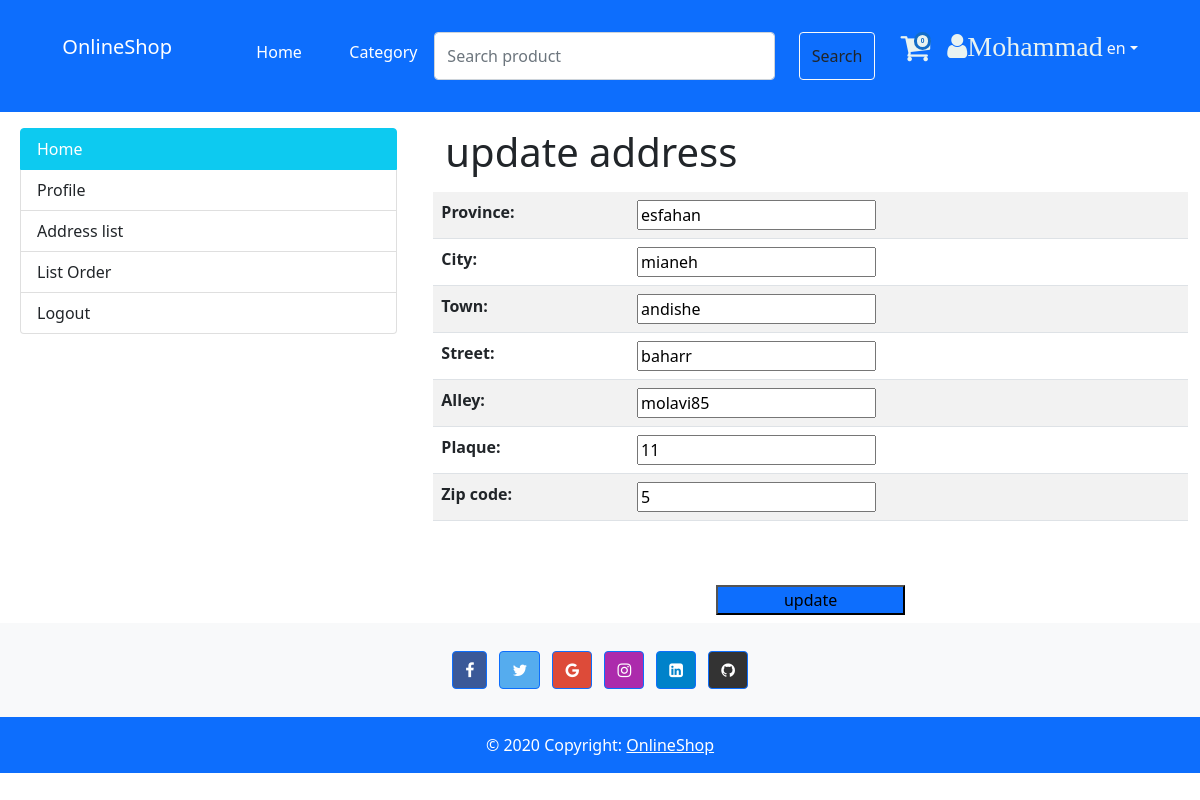
The page /en/customer/Address_update/2 (signed in) on the database its author committed.
### core/models.py (models this page shows)
class User(AbstractUser):
    phone = models.CharField(max_length=20, null=True, blank=True, unique=True)
    USERNAME_FIELD = 'phone'
    objects = MyUserManager()

### customer/models.py (models this page shows, shortened)
class Address(BaseModel):
    province = models.CharField(max_length=20, null=False)
    city = models.CharField(max_length=20, null=False)
    town = models.CharField(max_length=20, null=False)
    street = models.CharField(max_length=20, null=False)
    alley = models.CharField(max_length=20, null=False)
    Plaque = models.IntegerField(unique=True, null=False)
    zip_code = models.IntegerField(unique=True, null=False)
    customer = models.ForeignKey('Customer', on_delete=models.RESTRICT,null=True,blank=True)
    class Meta:
        verbose_name = _('Address')
        verbose_name_plural = _('Addresses')

### customer/views.py (the view)
# urls.py: path('Address_update/<int:pk>', AddressUpdateView.as_view(), name='Address_update'),
class AddressUpdateView(UpdateView):
    model = Address
    fields = ['province', 'city', 'town', 'street', 'alley', 'Plaque', 'zip_code']
    template_name = 'landing/customer/Address_update.html'
    success_url = reverse_lazy('customer:Address_list')

### core/manager.py (called while the page is built)
    def get_queryset(self):
        return super().get_queryset().filter(is_deleted=False)

### templates/landing/customer/Address_update.html (shortened to what this page needs)
{% extends "landing/public/profile.html" %}
{% load i18n %}
{% block profile %}
        <div class="container mt-10 justify-content-center">
        <h1 class="mr-30"> update address</h1>
        <form action="" method="post">
            <div class="row mt-3 justify-content-center">
                <table class="table table-striped">
                    {{ form.as_table }}
                </table>
                <input class="bg-primary w-25 h-50 mt-5 mb-2" type="submit" value="update">
            </div>
        </form>
    </div>
{% endblock %}

### templates/landing/base/_base.html (shortened to what this page needs)
{% load static %}
{% load i18n %}
<!doctype html>
{% get_current_language as CUREENT_LANG %}
<html lang="{{ CUREENT_LANG }}" dir="{% if CUREENT_LANG == 'fa' %}rtl{% else %}ltr{% endif %}">
<head>
    <link href="https://cdn.jsdelivr.net/npm/bootstrap@5.1.3/dist/css/bootstrap.min.css" rel="stylesheet">
    <link rel="stylesheet" href="https://cdnjs.cloudflare.com/ajax/libs/font-awesome/4.7.0/css/font-awesome.min.css">
    <link rel="stylesheet" media="screen and (max-width: 988px)" href="{% static "landing/css/base_display988.css" %}">
</head>
<body>
<nav class="navbar navbar-expand-lg navbar-dark bg-primary">
    <div class="container-fluid">
        <div class="collapse navbar-collapse row m-4" id="navbarTogglerDemo01">
            <div class="navbar-nav me-auto ms-2 d-flex justify-content-center">
                <div class="col-2">
                    <a class="navbar-brand" href="#">{% trans 'OnlineShop' %}</a>
                </div>
                <div class="col-1 nav-item">
                    <a class="nav-link active" id="home" aria-current="page"
                       href="{% url 'landing:Home' %}">{% trans 'Home' %}</a>
                </div>
                <div class="col-1 nav-item ">
                    <a class="nav-link active"
                       href="{% url 'product:category_product' 8 %}?page=1">{% trans 'Category' %}</a>
                </div>
                <form class=" col-5 col-md-5 d-flex pe-4 display">
                    <input class="form-control me-4" type="search" placeholder="{% trans 'Search product' %}"
                           aria-label="Search">
                    <button class="btn btn-outline-light text-dark" type="submit">{% trans 'Search' %}</button>
                </form>
                <span class="fa-stack fa-1x  bg-primary display" data-count="{% if not request.COOKIES.count %} 0 {% else %}{{ request.COOKIES.count }}{% endif %}">
                        <a href="{% if request.session.uid %}{% url 'order:card_list_order' %}{% else %}{% url 'order:card_list' %}{% endif %}"><i class="fa fa-shopping-cart fa-stack-2x color-cart "></i></a>
                </span>
                <span class="ps-3 display">
                        <a href=" {% if request.session.uid %}
                            {% url 'landing:profile' %}
                        {% else %}
                            {% url 'landing:login' %}
                        {% endif %}"><i class="fa fa-user color-cart"
                                        style="font-size:28px">{{ user.first_name }}</i></a>
                </span>
                {% get_current_language as LANGUAGE_CODE %}
                {% get_available_languages as LANGUAGES %}
                {% get_language_info_list for LANGUAGES as languages %}
                <div class="dropdown m-1 display">
                    <p type="button" class=" dropdown-toggle text-light" data-bs-toggle="dropdown">
                        {{ CUREENT_LANG }}</p>
                </div>
            </div>
        </div>
    </div>
</nav>
{% block content %}{% endblock %}
<footer class="bg-light text-center text-white">
    <div class="container p-4 pb-0">
        <section class="mb-4">
            <a
                    class="btn btn-primary btn-floating m-1"
                    style="background-color: #3b5998;"
                    href="#!"
                    role="button"
            ><i class="fa fa-facebook-f"></i
            ></a>
            <a
                    class="btn btn-primary btn-floating m-1"
                    style="background-color: #55acee;"
                    href="#!"
                    role="button"
            ><i class="fa fa-twitter"></i
            ></a>
            <a
                    class="btn btn-primary btn-floating m-1"
                    style="background-color: #dd4b39;"
                    href="#!"
                    role="button"
            ><i class="fa fa-google"></i
            ></a>
            <a
                    class="btn btn-primary btn-floating m-1"
                    style="background-color: #ac2bac;"
                    href="#!"
                    role="button"
            ><i class="fa fa-instagram"></i
            ></a>
            <a
                    class="btn btn-primary btn-floating m-1"
                    style="background-color: #0082ca;"
                    href="#!"
                    role="button"
            ><i class="fa fa-linkedin-square"></i
            ></a>
            <a
                    class="btn btn-primary btn-floating m-1"
                    style="background-color: #333333;"
                    href="#!"
                    role="button"
            ><i class="fa fa-github"></i
            ></a>
        </section>
    </div>
    <div class="text-center p-3 bg-primary">
        {% trans '© 2020 Copyright:' %}
        <a class="text-white" href=""> {% trans 'OnlineShop' %}</a>
    </div>
</footer>
</body>
</html>

### static/landing/css/base_display988.css (style rules this page uses)
.display { display: none!important; }

### templates/landing/base/_base.html (style rules this page uses)
.fa-stack[data-count]:after { position: absolute; right: 0%; top: 0%; content: attr(data-count); font-size: 40%; padding: .6em; border-radius: 999px; line-height: .75em; color: #136dc7; text-align: center; min-width: 0.5em; font-weight: bold; background: #e9f3f1; border-style: solid; }
.color-cart { color: #e9f3f1; }

### rows shown on the page
User: first_name "Mohammad"
Address: province "esfahan", city "mianeh", town "andishe", street "baharr", alley "molavi85", Plaque "11", zip_code "5"

### other values the page prints
{{ CUREENT_LANG }} "en"
